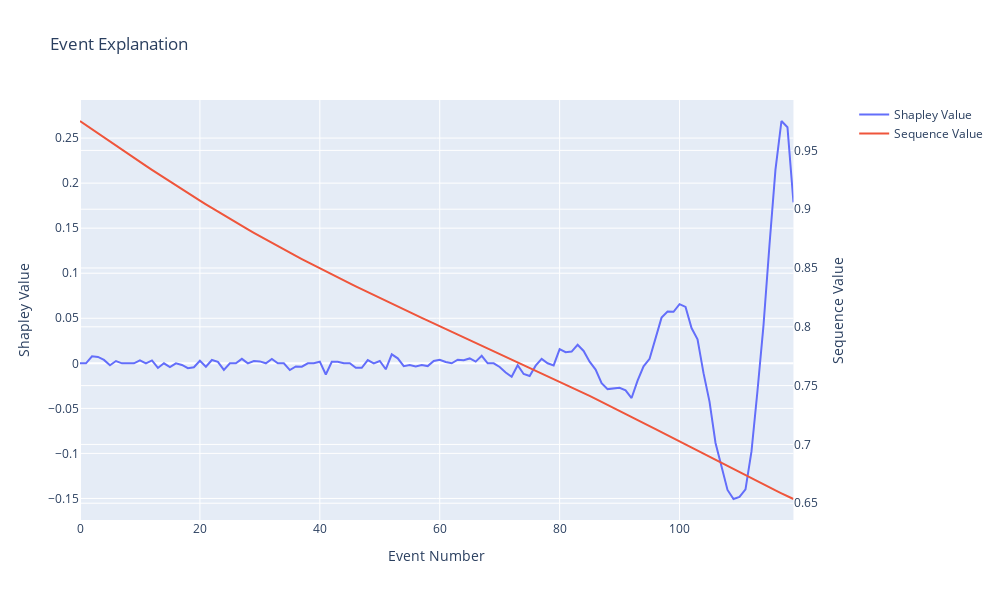

The notebook cell saved with this chart:
### Code cell
# 1) Compute the baseline sequence
data_2d = X_train.squeeze(axis=-1)            # (n_samples, 120)
mean_per_timestep = np.mean(data_2d, axis=0)  # (120,)
baseline_sequence = mean_per_timestep.reshape(120, 1)

# 2) Get a single test sequence (1, 120, 1)
test_sequence = get_sequence(X_test, 1)

# 3) Reshape baseline to match
baseline_sequence = baseline_sequence.reshape(1, 120, 1)

# 4) Compute local event explanation
event_explanation = local_event_explainer(
    f, 
    test_sequence,
    baseline_sequence,
    pruned_idx=0,
    nsamples=10000
)

# Plot the event explanation.
plot_local_event_explanation(event_explanation)
